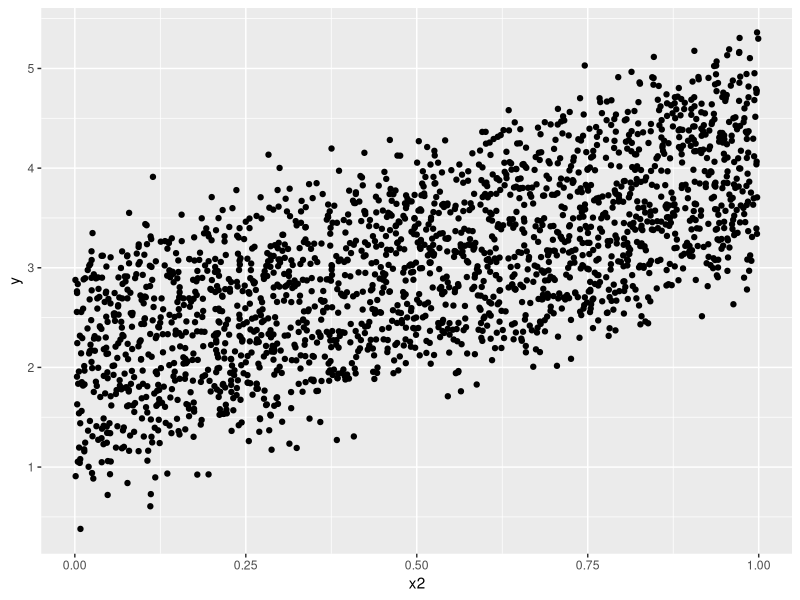
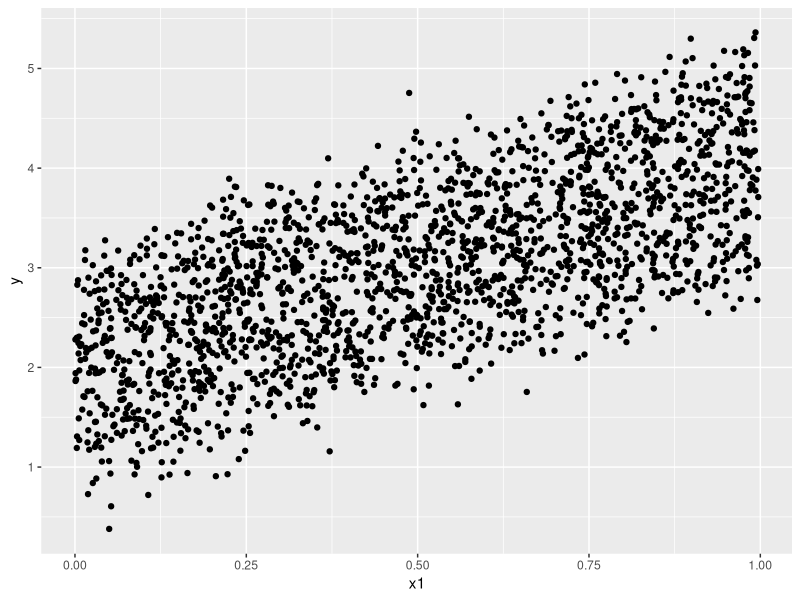
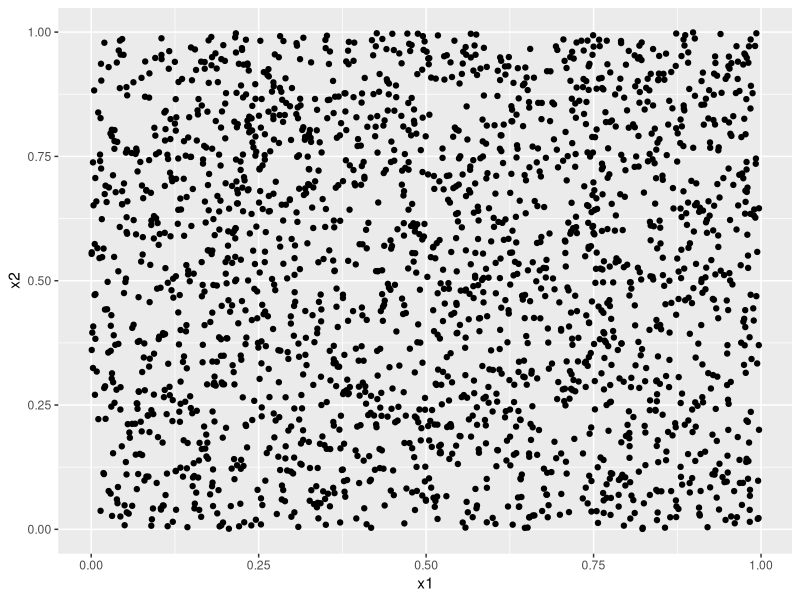
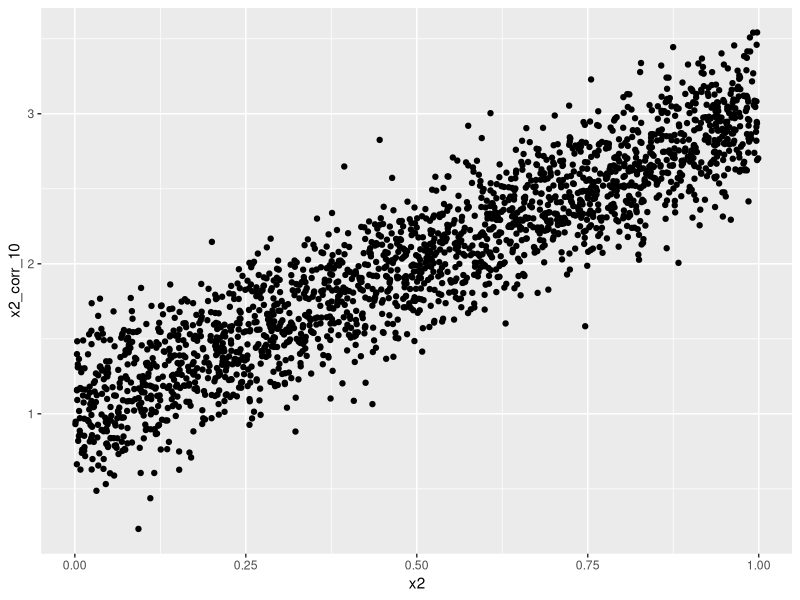
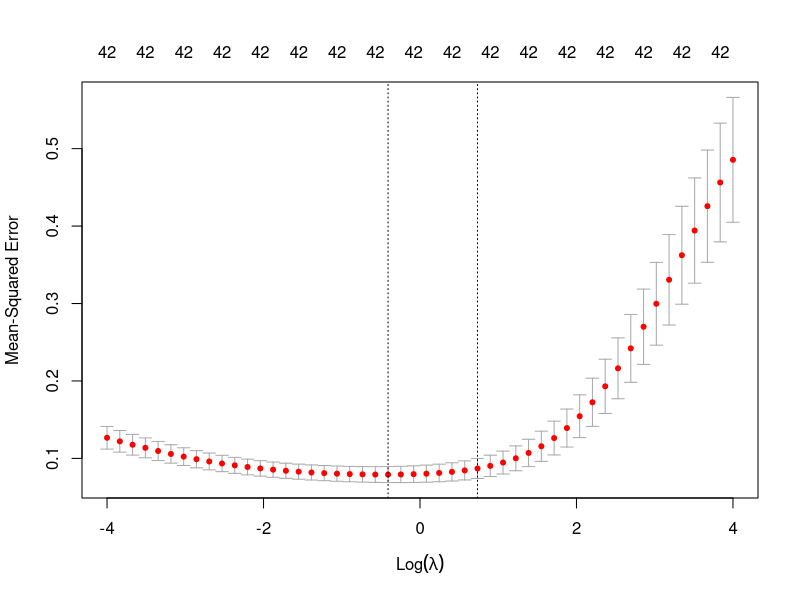
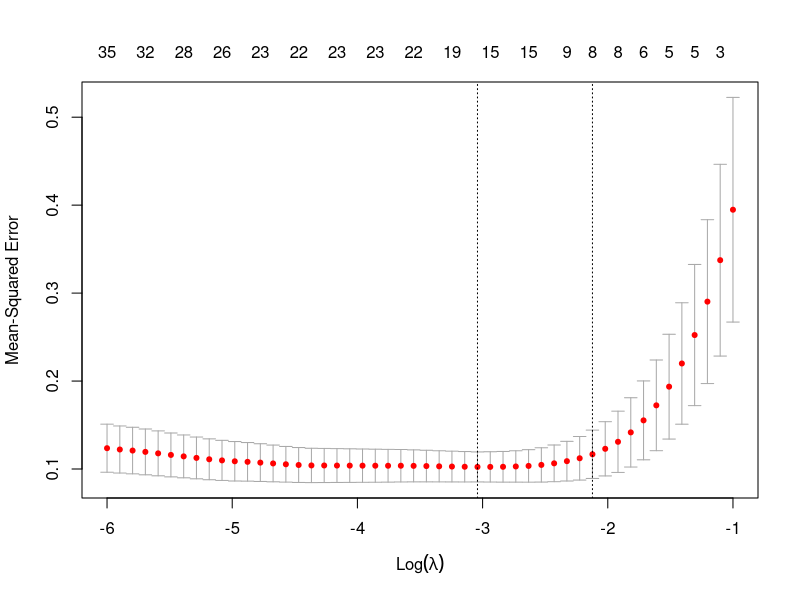
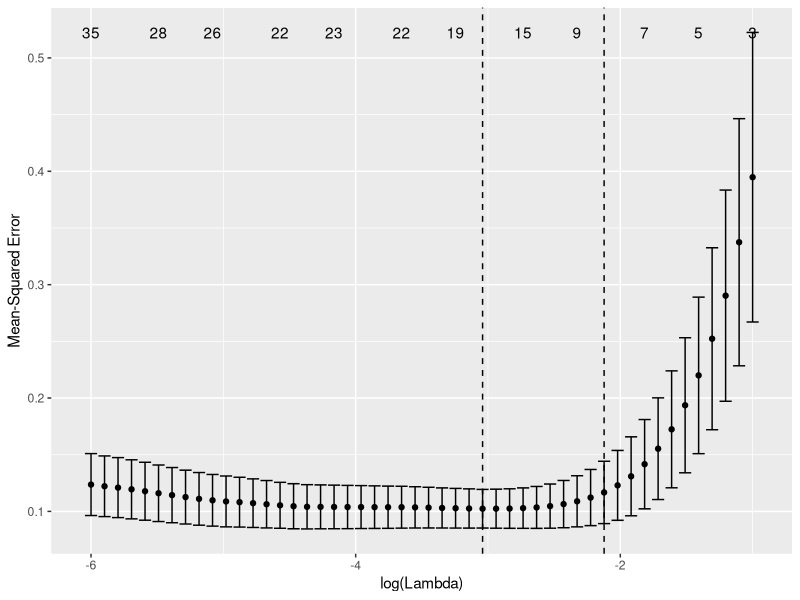
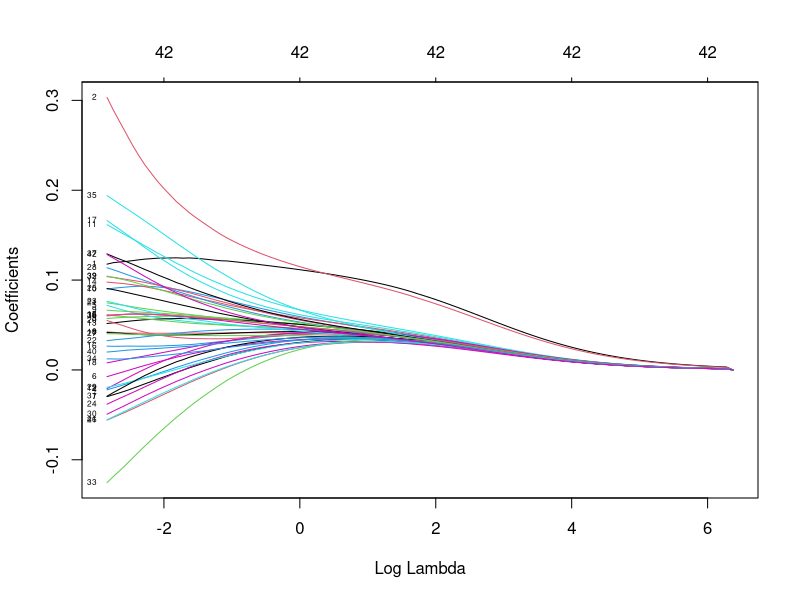

Recreate these plots in R, in order.


library(tidyverse)
library(glmnet)
library(ggfortify)

set.seed(666)

# sample sizes
N_TRAIN = 100
N_VAL = 2000
N = N_TRAIN + N_VAL

# DGP
df_dgp = tibble(
  x1 =  runif(N, 0, 1)
  ,x2 = runif(N, 0, 1)
  ,y =  rnorm(N, 1 + 2*x1 + 2*x2, 0.25) # y = 1 + 2*x1 + 2*x2 + rnorm(0, 0.25)
)

ggplot(df_dgp) +
  geom_point(aes(x2, y))

ggplot(df_dgp) +
  geom_point(aes(x1, y))

ggplot(df_dgp) +
  geom_point(aes(x1, x2))

# MULTICOLINEALIDAD

# Sumamos N_COLS covariables correlacionadas con cada feature
N_COLS = 20
NOISE = 0.25 # cuanto mas chico, mas correlacionadas

df_cor_cols_1 = replicate(
  N_COLS, rnorm(N, 1 + 2*df_dgp$x1, NOISE), simplify=T) %>% 
  magrittr::set_colnames(paste0("x1_corr_", 1:ncol(.))) %>% 
  as_tibble()
df_cor_cols_2 = replicate(
  N_COLS, rnorm(N, 1 + 2*df_dgp$x2, NOISE), simplify=T) %>% 
  magrittr::set_colnames(paste0("x2_corr_", 1:ncol(.))) %>% 
  as_tibble()

df = list(df_dgp, df_cor_cols_1, df_cor_cols_2) %>% bind_cols()

# analizamos las correlaciones
df_cor = cor(df) %>% 
  as.table() %>% 
  as.data.frame() %>% 
  as_tibble() %>% 
  filter(Var1 != Var2) %>% 
  rename(cor=Freq) %>% 
  arrange(-abs(cor))
df_cor

ggplot(df) +
  geom_point(aes(x2, x2_corr_10))

# train-val split
idx_train = sample(nrow(df), N_TRAIN)
df_train = df[idx_train,]
df_val =  df[-idx_train,]

dim(df_train)

# modelo correcto
mod_base = lm(y ~ x1 + x2, df_train)
pred_base = predict(mod_base, newdata=df_val)

# modelo con multicolinealidad
mod_multicol = lm(y ~ ., df_train)
pred_multicol = predict(mod_multicol, newdata=df_val)

# ridge (alpha=0)
X = df_train %>% select(-y) %>% as.matrix()
Y = df_train$y
# lambda_seq = exp(seq(2, 4, length.out=50)) # NOTE lambda seq se elige a prueba-error
lambda_seq = exp(seq(-4, 4, length.out=50)) # NOTE lambda seq se elige a prueba-error
cv_ridge = glmnet::cv.glmnet(
  x=X, y=Y, alpha=0, nfolds=5, type.measure="mse", lambda=lambda_seq)
mod_ridge = glmnet::glmnet(x=X, y=Y, alpha=0)
pred_ridge = predict(
  mod_ridge,
  s = cv_ridge$lambda.1se,
  newx = df_val %>% select(-y) %>% as.matrix()
)
# NOTE: por default standardize=TRUE

# lasso (alpha=1)
lambda_seq = exp(seq(-6, -1, length.out=50))
cv_lasso = glmnet::cv.glmnet(
  x=X, y=Y, alpha=1, nfolds=5, type.measure="mse", lambda=lambda_seq)
mod_lasso = glmnet::glmnet(x=X, y=Y, alpha=1)
pred_lasso = predict(
  mod_lasso,
  s = cv_lasso$lambda.1se,
  newx = df_val %>% select(-y) %>% as.matrix()
)

# plot de lambda
plot(cv_ridge)
plot(cv_lasso)
# ggfortify!
autoplot(cv_lasso)


# plot de coeficientes
plot(mod_ridge, xvar="lambda", label=T)
plot(mod_lasso, xvar="lambda", label=T)


# RMSE
rmse = function(y, y_pred) sqrt(sum((y - y_pred)**2))

rmse(df_val$y, pred_base)
rmse(df_val$y, pred_multicol)
rmse(df_val$y, pred_ridge)
rmse(df_val$y, pred_lasso)


# coeficientes
broom::tidy(mod_base) %>% arrange(-abs(estimate))
broom::tidy(mod_multicol) %>% arrange(-abs(estimate))
df_coefs_ridge = coef(mod_ridge, s=cv_ridge$lambda.1se) %>% 
  as.matrix() %>% 
  as_tibble(rownames="term") %>% 
  rename(estimate=s1) %>% 
  arrange(-abs(estimate))
df_coefs_lasso = coef(mod_lasso, s=cv_lasso$lambda.1se) %>% 
  as.matrix() %>% 
  as_tibble(rownames="term") %>% 
  rename(estimate=s1) %>% 
  arrange(-abs(estimate))


as.data.frame(df_coefs_ridge)
as.data.frame(df_coefs_lasso)
